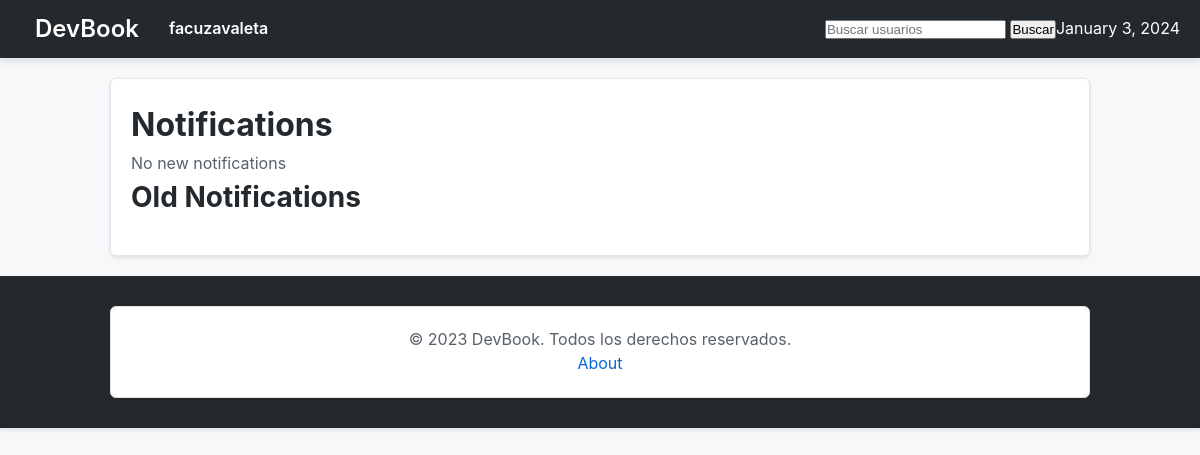
Page /facuzavaleta/notifications/ (signed in) on the earlier database version.
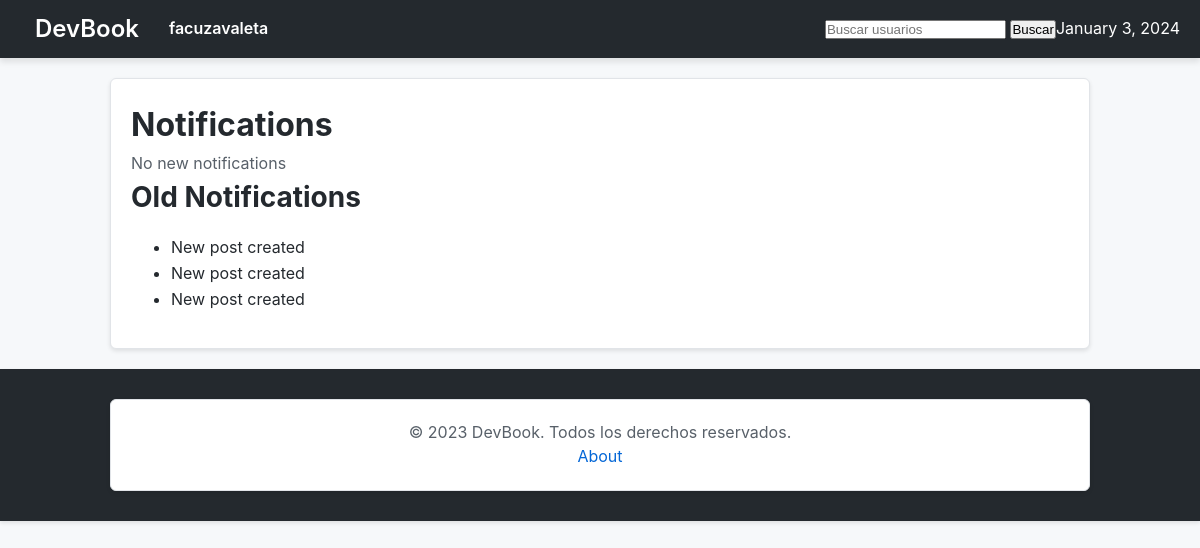
Same page on the later database version.
### notifications/models.py (models this page shows, shortened)
class notification(models.Model):
    user = models.ForeignKey(CustomUser, on_delete=models.CASCADE, related_name='notifications')
    message = models.TextField()
    is_read = models.BooleanField(default=False)
    created_at = models.DateTimeField(auto_now_add=True)

### notifications/views.py (the view)
# urls.py: path('', notifications_index, name='notifications_index'),
def notifications_index(request, username):
    notifications = notification.objects.filter(user=request.user)
    unread_notifications = notifications.filter(is_read=False)
    unread_notifications.update(is_read=True)
    return render(request, 'notifications/notifications_index.html', {'notifications': notifications, 'unread_notifications': unread_notifications,})

### devbook/context_processors.py (called while the page is built)
def current_datetime(request):
    return {'current_datetime': datetime.now()}

### notifications/templates/notifications/notifications_index.html
{% extends "base.html" %}
{% block page_content %}
    <h1>Notifications</h1>
    {% if unread_notifications %}
        <h2>New Notifications</h2>
        <ul>
            {% for notification in unread_notifications %}
                <li>{{ notification.message }}</li>
            {% endfor %}
        </ul>
    {% else %}
        <p>No new notifications</p>
    {% endif %}
    <h2>Old Notifications</h2>
    <ul>
        {% for notification in notifications %}
            {% if notification.is_read %}
                <li>{{ notification.message }}</li>
            {% endif %}
        {% endfor %}
    </ul>
{% endblock %}

Differences in the rows shown:
added notification: message "New post created"
added notification: message "New post created"
added notification: message "New post created"
